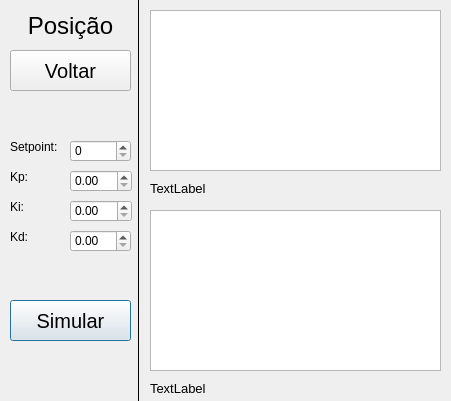
<?xml version="1.0" encoding="UTF-8"?>
<ui version="4.0">
 <class>Posicao</class>
 <widget class="QDialog" name="Posicao">
  <property name="geometry">
   <rect>
    <x>0</x>
    <y>0</y>
    <width>451</width>
    <height>401</height>
   </rect>
  </property>
  <property name="windowTitle">
   <string>Dialog</string>
  </property>
  <widget class="QDoubleSpinBox" name="Kp">
   <property name="geometry">
    <rect>
     <x>70</x>
     <y>170</y>
     <width>62</width>
     <height>22</height>
    </rect>
   </property>
  </widget>
  <widget class="QDoubleSpinBox" name="Ki">
   <property name="geometry">
    <rect>
     <x>70</x>
     <y>200</y>
     <width>62</width>
     <height>22</height>
    </rect>
   </property>
  </widget>
  <widget class="QDoubleSpinBox" name="Kd">
   <property name="geometry">
    <rect>
     <x>70</x>
     <y>230</y>
     <width>61</width>
     <height>22</height>
    </rect>
   </property>
  </widget>
  <widget class="QGraphicsView" name="GraficoAtual">
   <property name="geometry">
    <rect>
     <x>150</x>
     <y>10</y>
     <width>291</width>
     <height>161</height>
    </rect>
   </property>
  </widget>
  <widget class="QSpinBox" name="Setpoint">
   <property name="geometry">
    <rect>
     <x>70</x>
     <y>140</y>
     <width>61</width>
     <height>22</height>
    </rect>
   </property>
  </widget>
  <widget class="QPushButton" name="Simular">
   <property name="geometry">
    <rect>
     <x>10</x>
     <y>300</y>
     <width>121</width>
     <height>41</height>
    </rect>
   </property>
   <property name="font">
    <font>
     <pointsize>15</pointsize>
    </font>
   </property>
   <property name="text">
    <string>Simular</string>
   </property>
  </widget>
  <widget class="QGraphicsView" name="GraficoAnterior">
   <property name="geometry">
    <rect>
     <x>150</x>
     <y>210</y>
     <width>291</width>
     <height>161</height>
    </rect>
   </property>
  </widget>
  <widget class="QLabel" name="label">
   <property name="geometry">
    <rect>
     <x>10</x>
     <y>140</y>
     <width>47</width>
     <height>13</height>
    </rect>
   </property>
   <property name="text">
    <string>Setpoint:</string>
   </property>
  </widget>
  <widget class="QLabel" name="label_2">
   <property name="geometry">
    <rect>
     <x>10</x>
     <y>170</y>
     <width>47</width>
     <height>13</height>
    </rect>
   </property>
   <property name="text">
    <string>Kp:</string>
   </property>
  </widget>
  <widget class="QLabel" name="label_3">
   <property name="geometry">
    <rect>
     <x>10</x>
     <y>200</y>
     <width>47</width>
     <height>13</height>
    </rect>
   </property>
   <property name="text">
    <string>Ki:</string>
   </property>
  </widget>
  <widget class="QLabel" name="label_4">
   <property name="geometry">
    <rect>
     <x>10</x>
     <y>230</y>
     <width>47</width>
     <height>13</height>
    </rect>
   </property>
   <property name="text">
    <string>Kd:</string>
   </property>
  </widget>
  <widget class="QPushButton" name="Voltar">
   <property name="geometry">
    <rect>
     <x>10</x>
     <y>50</y>
     <width>121</width>
     <height>41</height>
    </rect>
   </property>
   <property name="font">
    <font>
     <pointsize>15</pointsize>
    </font>
   </property>
   <property name="text">
    <string>Voltar</string>
   </property>
  </widget>
  <widget class="QLabel" name="InfoAtual">
   <property name="geometry">
    <rect>
     <x>150</x>
     <y>180</y>
     <width>291</width>
     <height>16</height>
    </rect>
   </property>
   <property name="font">
    <font>
     <pointsize>10</pointsize>
    </font>
   </property>
   <property name="text">
    <string>TextLabel</string>
   </property>
  </widget>
  <widget class="QLabel" name="InfoAnterior">
   <property name="geometry">
    <rect>
     <x>150</x>
     <y>380</y>
     <width>291</width>
     <height>16</height>
    </rect>
   </property>
   <property name="font">
    <font>
     <pointsize>10</pointsize>
    </font>
   </property>
   <property name="text">
    <string>TextLabel</string>
   </property>
  </widget>
  <widget class="Line" name="line">
   <property name="geometry">
    <rect>
     <x>130</x>
     <y>0</y>
     <width>16</width>
     <height>401</height>
    </rect>
   </property>
   <property name="frameShadow">
    <enum>QFrame::Plain</enum>
   </property>
   <property name="lineWidth">
    <number>1</number>
   </property>
   <property name="orientation">
    <enum>Qt::Vertical</enum>
   </property>
  </widget>
  <widget class="QLabel" name="label_5">
   <property name="geometry">
    <rect>
     <x>10</x>
     <y>10</y>
     <width>121</width>
     <height>31</height>
    </rect>
   </property>
   <property name="font">
    <font>
     <pointsize>18</pointsize>
    </font>
   </property>
   <property name="layoutDirection">
    <enum>Qt::LeftToRight</enum>
   </property>
   <property name="lineWidth">
    <number>1</number>
   </property>
   <property name="text">
    <string>Posição</string>
   </property>
   <property name="alignment">
    <set>Qt::AlignCenter</set>
   </property>
  </widget>
 </widget>
 <resources/>
 <connections/>
</ui>
